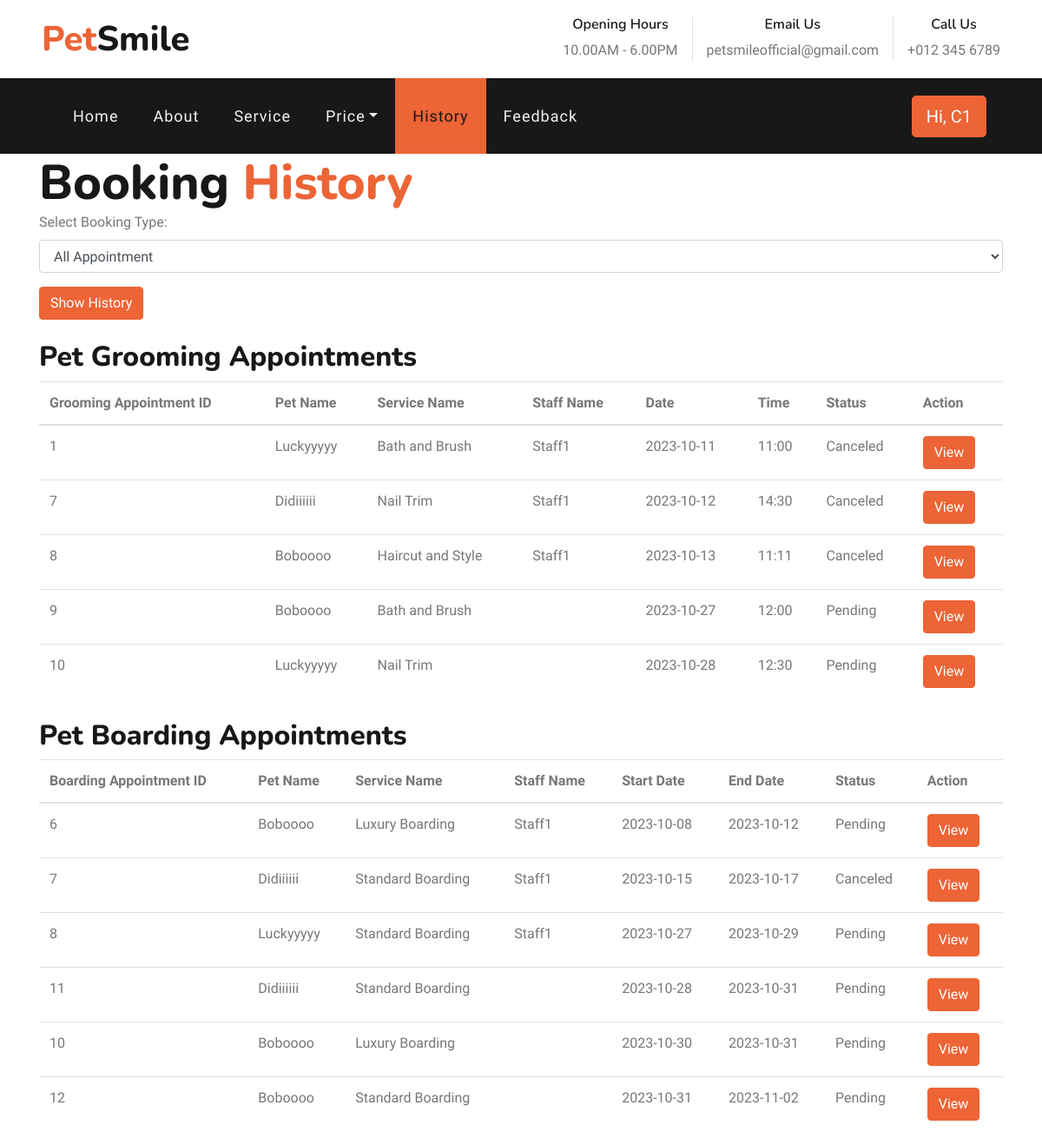
The app's page /bookinghistory.php (signed in), older data.
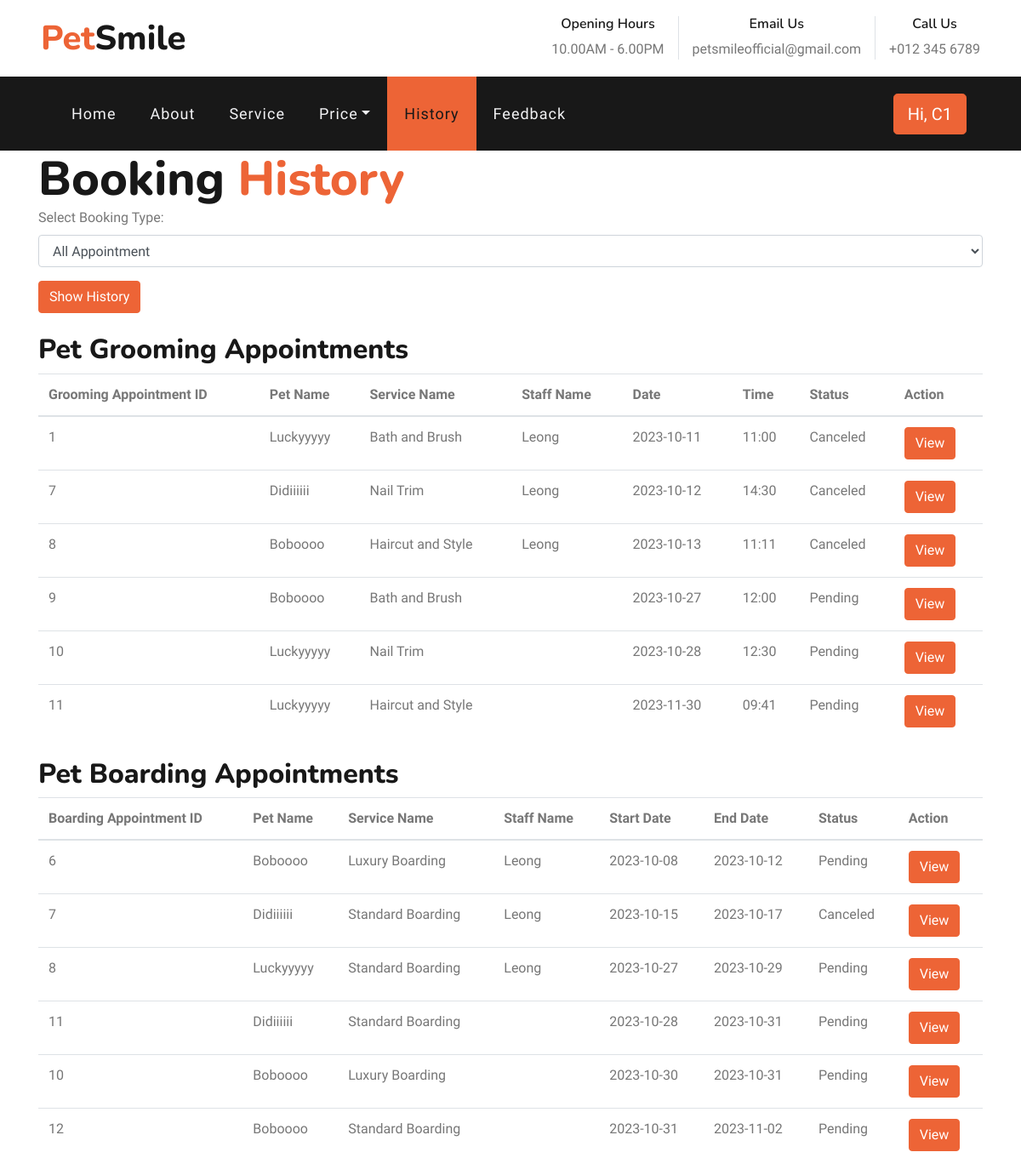
The same page, newer data.
### tables this page shows
CREATE TABLE `groomingappt` (
  `GAppt_ID` int(20) NOT NULL,
  `Pet_ID` varchar(20) NOT NULL,
  `Service_ID` varchar(20) NOT NULL,
  `Staff_ID` varchar(20) DEFAULT NULL,
  `GAppt_Date` varchar(20) NOT NULL,
  `GAppt_Time` varchar(20) NOT NULL,
  `Status` varchar(20) NOT NULL DEFAULT 'Pending'
);

CREATE TABLE `pet` (
  `Pet_ID` int(20) NOT NULL,
  `Cust_ID` varchar(20) NOT NULL,
  `Pet_Name` varchar(20) NOT NULL,
  `Pet_Sex` varchar(20) NOT NULL,
  `Pet_Breed` varchar(20) NOT NULL
);

CREATE TABLE `service` (
  `ID` int(11) NOT NULL,
  `Service_ID` varchar(20) NOT NULL,
  `Service_Type` varchar(20) NOT NULL,
  `Service_Name` varchar(20) NOT NULL,
  `Service_Desc` varchar(20) NOT NULL,
  `Price` varchar(20) NOT NULL,
  `Img` longtext NOT NULL
);

CREATE TABLE `staff` (
  `ID` int(11) NOT NULL,
  `Staff_ID` varchar(20) NOT NULL,
  `First_Name` varchar(20) NOT NULL,
  `Last_Name` varchar(20) NOT NULL,
  `Phone_No` varchar(20) NOT NULL,
  `Address` varchar(255) NOT NULL,
  `City` varchar(20) NOT NULL,
  `Postcode` varchar(20) NOT NULL,
  `Position` varchar(20) NOT NULL
);

CREATE TABLE `boardingappt` (
  `BAppt_ID` int(20) NOT NULL,
  `Pet_ID` varchar(20) NOT NULL,
  `Service_ID` varchar(20) NOT NULL,
  `Staff_ID` varchar(20) DEFAULT NULL,
  `BAppt_StartDate` varchar(20) NOT NULL,
  `BAppt_EndDate` varchar(20) NOT NULL,
  `Status` varchar(20) NOT NULL DEFAULT 'Pending'
);

### bookinghistory.php (the view, shortened to what this page needs)
<!DOCTYPE html>
<html lang="en">
<?php
include 'config.php';
include 'header.php';
$customerID = $_SESSION['Cust_ID'];
$groomingAppointmentsQuery = "
    SELECT
        g.GAppt_ID,
        p.Pet_Name,
        s.Service_Name,
        st.Last_Name AS Staff_Name,
        g.GAppt_Date,
        g.GAppt_Time,
        g.Status
    FROM
        groomingAppt g
    INNER JOIN
        pet p ON g.Pet_ID = p.Pet_ID
    INNER JOIN
        service s ON g.Service_ID = s.Service_ID
    LEFT JOIN
        staff st ON g.Staff_ID = st.Staff_ID
    WHERE
        p.Cust_ID = '$customerID'
    ORDER BY g.GAppt_Date ASC;
";
$groomingAppointmentsResult = mysqli_query($con, $groomingAppointmentsQuery);
$boardingAppointmentsQuery = "
    SELECT
        b.BAppt_ID,
        p.Pet_Name,
        s.Service_Name,
        st.Last_Name AS Staff_Name,
        b.BAppt_StartDate,
        b.BAppt_EndDate,
        b.Status
    FROM
        boardingAppt b
    INNER JOIN
        pet p ON b.Pet_ID = p.Pet_ID
    INNER JOIN
        service s ON b.Service_ID = s.Service_ID
    LEFT JOIN
        staff st ON b.Staff_ID = st.Staff_ID
    WHERE
        p.Cust_ID = '$customerID'
    ORDER BY b.BAppt_StartDate ASC;
";
$boardingAppointmentsResult = mysqli_query($con, $boardingAppointmentsQuery);
?>
    <div class="container">
            <h1 class="display-4 m-0">Booking <span class="text-primary">History</span></h1>
            <form method="post" id="historyForm">
                <div class="form-group">
                    <label for="bookingType">Select Booking Type:</label>
                    <select name="bookingType" id="bookingType" class="form-control">
                        <option>All Appointment</option>
                    </select>
                </div>
                <input type="submit" value="Show History" class="btn btn-primary">
            </form>
            <h2 class="mt-4">Pet Grooming Appointments</h2>
            <table class="table" id="groomingTable">
                <thead>
                    <tr>
                        <th>Grooming Appointment ID</th>
                        <th>Pet Name</th>
                        <th>Service Name</th>
                        <th>Staff Name</th>
                        <th>Date</th>
                        <th>Time</th>
                        <th>Status</th>
                        <th>Action</th>
                    </tr>
                </thead>
                <tbody>
                  <?php
                  while ($row = mysqli_fetch_assoc($groomingAppointmentsResult)) {
                      echo "<tr>";
                      echo "<td>{$row['GAppt_ID']}</td>";
                      echo "<td>{$row['Pet_Name']}</td>";
                      echo "<td>{$row['Service_Name']}</td>";
                      echo "<td>{$row['Staff_Name']}</td>";
                      echo "<td>{$row['GAppt_Date']}</td>";
                      echo "<td>{$row['GAppt_Time']}</td>";
                      echo "<td>{$row['Status']}</td>";
                      echo "<td><button class='btn btn-primary' onclick='viewAppointment({$row['GAppt_ID']}, \"Pet Grooming\")'>View</button></td>";
                      echo "</tr>";
                  }
                  ?>
                </tbody>
            </table>
            <h2 class="mt-4">Pet Boarding Appointments</h2>
            <table class="table" id="boardingTable">
                <thead>
                    <tr>
                        <th>Boarding Appointment ID</th>
                        <th>Pet Name</th>
                        <th>Service Name</th>
                        <th>Staff Name</th>
                        <th>Start Date</th>
                        <th>End Date</th>
                        <th>Status</th>
                        <th>Action</th>
                    </tr>
                </thead>
                <tbody>
                  <?php
                  while ($row = mysqli_fetch_assoc($boardingAppointmentsResult)) {
                      echo "<tr>";
                      echo "<td>{$row['BAppt_ID']}</td>";
                      echo "<td>{$row['Pet_Name']}</td>";
                      echo "<td>{$row['Service_Name']}</td>";
                      echo "<td>{$row['Staff_Name']}</td>";
                      echo "<td>{$row['BAppt_StartDate']}</td>";
                      echo "<td>{$row['BAppt_EndDate']}</td>";
                      echo "<td>{$row['Status']}</td>";
                      echo "<td><button class='btn btn-primary' onclick='viewAppointment({$row['BAppt_ID']}, \"Pet Boarding\")'>View</button></td>";
                      echo "</tr>";
                  }
                  ?>
                </tbody>
            </table>
        </div>
</html>

Row changes from the older to the newer data that the page shows:
changed through a linked row, groomingappt id 1: staff.Last_Name "Staff1" → "Leong"
changed through a linked row, groomingappt "Didiiiiii": staff.Last_Name "Staff1" → "Leong"
changed through a linked row, groomingappt id 8: staff.Last_Name "Staff1" → "Leong"
added groomingappt: GAppt_ID "11", Pet_ID.Pet_Name "Luckyyyyy", service.Service_Name "Haircut and Style", GAppt_Date "2023-11-30", GAppt_Time "09:41", Status "Pending"
changed through a linked row, boardingappt id 6: staff.Last_Name "Staff1" → "Leong"
changed through a linked row, boardingappt "Canceled": staff.Last_Name "Staff1" → "Leong"
changed through a linked row, boardingappt "Luckyyyyy": staff.Last_Name "Staff1" → "Leong"
